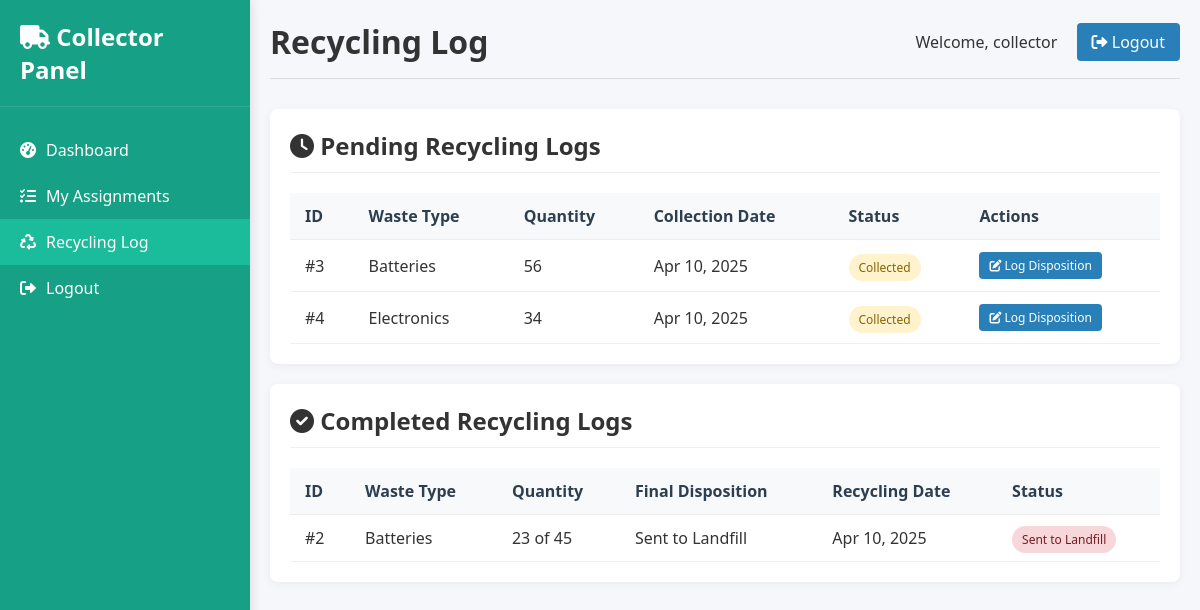
/accounts/collector/recycling-log/ (signed in), run on the app's committed database.
### accounts/models.py (models this page shows, shortened)
class User(AbstractUser):
    ROLE_CHOICES = [
        ('admin', 'Admin'),
        ('producer', 'E-Waste Producer'),
        ('collector', 'Collector & Recycler'),
    ]
    role = models.CharField(max_length=10, choices=ROLE_CHOICES, default='producer')
    address = models.TextField(blank=True, null=True)
    phone = models.CharField(max_length=20, blank=True, null=True)

class CollectionRequest(models.Model):
    STATUS_CHOICES = [
        ('pending', 'Pending'),
        ('approved', 'Approved'),
        ('assigned', 'Assigned'),
        ('collected', 'Collected'),
        ('recycled', 'Recycled'),
        ('landfill', 'Sent to Landfill'),
        ('rejected', 'Rejected'),
    ]
    WASTE_TYPES = [
        ('electronics', 'Electronics'),
        ('batteries', 'Batteries'),
        ('appliances', 'Appliances'),
        ('other', 'Other'),
    ]
    DISPOSITION_CHOICES = [
        ('recycled', 'Recycled'),
        ('landfill', 'Sent to Landfill'),
        ('other', 'Other Disposition'),
    ]
    producer = models.ForeignKey(User, on_delete=models.CASCADE, related_name='requests')
    waste_type = models.CharField(max_length=20, choices=WASTE_TYPES)
    quantity = models.PositiveIntegerField()
    description = models.TextField(blank=True)
    status = models.CharField(max_length=20, choices=STATUS_CHOICES, default='pending')
    request_date = models.DateTimeField(auto_now_add=True)
    collection_date = models.DateField(null=True, blank=True)
    collector = models.ForeignKey(User, on_delete=models.SET_NULL, null=True, blank=True, related_name='assignments')
    admin_notes = models.TextField(blank=True)
    final_disposition = models.CharField(max_length=20, choices=DISPOSITION_CHOICES, null=True, blank=True)
    recycling_notes = models.TextField(blank=True)
    recycling_date = models.DateField(null=True, blank=True)
    actual_quantity = models.PositiveIntegerField(null=True, blank=True)

### accounts/views.py (the view, shortened to what this page needs)
# urls.py: path('collector/recycling-log/', views.recycling_log, name='recycling_log'),
@login_required
def recycling_log(request):
    if request.user.role != 'collector':
        return HttpResponse("Unauthorized", status=403)
    pending_logs = CollectionRequest.objects.filter(
        collector=request.user,
        status='collected'
    ).order_by('-collection_date')
    completed_logs = CollectionRequest.objects.filter(
        collector=request.user,
        status__in=['recycled', 'landfill']
    ).order_by('-recycling_date')
    return render(request, 'accounts/recycling_log.html', {
        'pending_logs': pending_logs,
        'completed_logs': completed_logs
    })

### accounts/templates/accounts/recycling_log.html (shortened to what this page needs)
<!DOCTYPE html>
<html lang="en">
<head>
    <link rel="stylesheet" href="https://cdnjs.cloudflare.com/ajax/libs/font-awesome/6.0.0/css/all.min.css">
</head>
<body>
<div class="sidebar" style="background-color: #16a085; color: white; padding: 20px 0; font-family: 'Segoe UI', Tahoma, Geneva, Verdana, sans-serif;">
    <div class="sidebar-header" style="padding: 0 20px 20px; border-bottom: 1px solid rgba(255,255,255,0.1);">
        <h2 style="color: white; font-size: 24px;"><i class="fas fa-truck"></i> Collector Panel</h2>
    </div>
    <div class="sidebar-menu" style="margin-top: 20px;">
        <a href="{% url 'accounts:collector_dashboard' %}"
           class="menu-item {% if request.resolver_match.url_name == 'collector_dashboard' %}active{% endif %}"
           style="padding: 12px 20px; color: white; text-decoration: none; display: flex; align-items: center; {% if request.resolver_match.url_name == 'collector_dashboard' %}background-color: #1abc9c;{% endif %}">
            <i class="fas fa-tachometer-alt" style="margin-right: 10px;"></i> Dashboard
        </a>
        <a href="{% url 'accounts:collector_assignments' %}"
           class="menu-item {% if request.resolver_match.url_name == 'collector_assignments' %}active{% endif %}"
           style="padding: 12px 20px; color: white; text-decoration: none; display: flex; align-items: center; {% if request.resolver_match.url_name == 'collector_assignments' %}background-color: #1abc9c;{% endif %}">
            <i class="fas fa-tasks" style="margin-right: 10px;"></i> My Assignments
        </a>
        <a href="{% url 'accounts:recycling_log' %}"
           class="menu-item {% if request.resolver_match.url_name == 'recycling_log' %}active{% endif %}"
           style="padding: 12px 20px; color: white; text-decoration: none; display: flex; align-items: center; {% if request.resolver_match.url_name == 'recycling_log' %}background-color: #1abc9c;{% endif %}">
            <i class="fas fa-recycle" style="margin-right: 10px;"></i> Recycling Log
        </a>
        <a href="{% url 'accounts:logout' %}"
           class="menu-item"
           style="padding: 12px 20px; color: white; text-decoration: none; display: flex; align-items: center;">
            <i class="fas fa-sign-out-alt" style="margin-right: 10px;"></i> Logout
        </a>
    </div>
</div>
    <div class="main-content">
        <div class="header">
            <h1>Recycling Log</h1>
            <div>
                <span>Welcome, {{ request.user.username }}</span>
                <a href="{% url 'accounts:logout' %}" class="btn btn-primary" style="margin-left: 15px;">
                    <i class="fas fa-sign-out-alt"></i> Logout
                </a>
            </div>
        </div>
        <div class="card">
            <div class="card-header">
                <h2><i class="fas fa-clock"></i> Pending Recycling Logs</h2>
            </div>
            {% if pending_logs %}
            <table>
                <thead>
                    <tr>
                        <th>ID</th>
                        <th>Waste Type</th>
                        <th>Quantity</th>
                        <th>Collection Date</th>
                        <th>Status</th>
                        <th>Actions</th>
                    </tr>
                </thead>
                <tbody>
                    {% for log in pending_logs %}
                    <tr>
                        <td>#{{ log.id }}</td>
                        <td>{{ log.get_waste_type_display }}</td>
                        <td>{{ log.quantity }}</td>
                        <td>{{ log.collection_date|date:"M d, Y" }}</td>
                        <td><span class="status-badge status-collected">{{ log.get_status_display }}</span></td>
                        <td>
                            <button onclick="openLogModal({{ log.id }})" class="btn btn-primary btn-sm">
                                <i class="fas fa-edit"></i> Log Disposition
                            </button>
                        </td>
                    </tr>
                    {% endfor %}
                </tbody>
            </table>
            {% else %}
            <p style="padding: 20px; text-align: center;">No pending recycling logs</p>
            {% endif %}
        </div>
        <div class="card">
            <div class="card-header">
                <h2><i class="fas fa-check-circle"></i> Completed Recycling Logs</h2>
            </div>
            {% if completed_logs %}
            <table>
                <thead>
                    <tr>
                        <th>ID</th>
                        <th>Waste Type</th>
                        <th>Quantity</th>
                        <th>Final Disposition</th>
                        <th>Recycling Date</th>
                        <th>Status</th>
                    </tr>
                </thead>
                <tbody>
                    {% for log in completed_logs %}
                    <tr>
                        <td>#{{ log.id }}</td>
                        <td>{{ log.get_waste_type_display }}</td>
                        <td>{{ log.actual_quantity }} of {{ log.quantity }}</td>
                        <td>{{ log.get_final_disposition_display }}</td>
                        <td>{{ log.recycling_date|date:"M d, Y" }}</td>
                        <td>
                            <span class="status-badge status-{{ log.status }}">
                                {{ log.get_status_display }}
                            </span>
                        </td>
                    </tr>
                    {% endfor %}
                </tbody>
            </table>
            {% else %}
            <p style="padding: 20px; text-align: center;">No completed recycling logs</p>
            {% endif %}
        </div>
    </div>
</body>
</html>

### accounts/templates/accounts/recycling_log.html (style rules this page uses)
:root { --primary: #2980b9; --secondary: #3498db; --success: #27ae60; --warning: #f39c12; --danger: #e74c3c; --light: #ecf0f1; --dark: #2c3e50; }
* { margin: 0; padding: 0; box-sizing: border-box; font-family: 'Segoe UI', Tahoma, Geneva, Verdana, sans-serif; }
body { background-color: #f5f7fa; color: #333; display: grid; grid-template-columns: 250px 1fr; min-height: 100vh; }
.sidebar { background: var(--primary); color: white; padding: 20px 0; box-shadow: 2px 0 10px rgba(0,0,0,0.1); }
.sidebar-header { padding: 0 20px 20px; border-bottom: 1px solid rgba(255,255,255,0.1); }
.sidebar-menu { margin-top: 20px; }
.menu-item { padding: 12px 20px; cursor: pointer; transition: all 0.3s; display: flex; align-items: center; color: white; text-decoration: none; }
.menu-item.active { background: var(--secondary); }
.menu-item i { margin-right: 10px; }
.main-content { padding: 20px; }
.header { display: flex; justify-content: space-between; align-items: center; margin-bottom: 30px; padding-bottom: 15px; border-bottom: 1px solid #ddd; }
.card { background: white; border-radius: 8px; padding: 20px; box-shadow: 0 2px 10px rgba(0,0,0,0.05); margin-bottom: 20px; }
.card-header { display: flex; justify-content: space-between; align-items: center; margin-bottom: 20px; padding-bottom: 10px; border-bottom: 1px solid #eee; }
table { width: 100%; border-collapse: collapse; }
th, td { padding: 12px 15px; text-align: left; border-bottom: 1px solid #eee; }
th { background-color: #f8f9fa; font-weight: 600; color: var(--dark); }
.btn { padding: 8px 15px; border-radius: 4px; border: none; cursor: pointer; font-weight: 500; transition: all 0.3s; text-decoration: none; display: inline-block; }
.btn-primary { background: var(--primary); color: white; }
.btn-sm { padding: 5px 10px; font-size: 12px; }
.status-badge { padding: 5px 10px; border-radius: 20px; font-size: 12px; font-weight: 500; }
.status-collected { background: #fff3cd; color: #856404; }
.status-landfill { background: #f8d7da; color: #721c24; }

### data on the page
User: user.username "collector"
CollectionRequest: id "3", waste_type "Batteries", quantity "56", collection_date "Apr 10, 2025", status "Collected"
CollectionRequest: id "4", waste_type "Electronics", quantity "34", collection_date "Apr 10, 2025", status "Collected"
CollectionRequest: id "2", waste_type "Batteries", actual_quantity "23", quantity "45", final_disposition "Sent to Landfill", recycling_date "Apr 10, 2025", status "Sent to Landfill"
